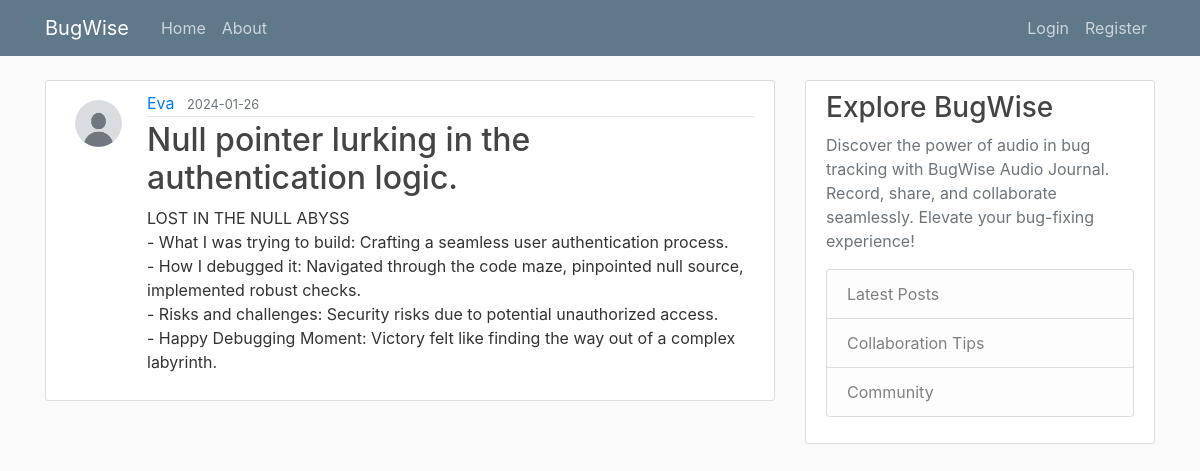
Screenshot of /post/8 with the database file from the repository.
### audio_journal/models.py (models this page shows, shortened)
class User(db.Model, UserMixin):
    id = db.Column(db.Integer, primary_key=True)
    username = db.Column(db.String(20), unique=True, nullable=False)
    email = db.Column(db.String(120), unique=True, nullable=False)
    image_file = db.Column(db.String(20), nullable=False,
                           default='default.jpg')
    password = db.Column(db.String(60), nullable=False)
    posts = db.relationship('Post', backref='author', lazy=True)

class Post(db.Model):
    id = db.Column(db.Integer, primary_key=True)
    title = db.Column(db.String(100), nullable=False)
    date_posted = db.Column(db.DateTime, nullable=False,
                            default=datetime.utcnow)
    content = db.Column(db.Text, nullable=False)
    audio_data = db.Column(db.String(255), nullable=True)  # New field for audio data
    user_id = db.Column(db.Integer, db.ForeignKey('user.id'), nullable=False)

### audio_journal/routes.py (the view)
@app.route("/post/<int:post_id>")
def post(post_id):
    post = Post.query.get_or_404(post_id)
    return render_template("post.html", title=post.title, post=post)

### audio_journal/templates/post.html (shortened to what this page needs)
{% extends "layout.html" %}
{% block content %}
    <article class="media content-section">
        <img class="rounded-circle article-img" src="{{ url_for('static', filename='profile_pics/' + post.author.image_file) }}" alt="User image attached to a post">
        <div class="media-body">
            <div class="article-metadata">
                <a class="mr-2" href="{{ url_for('user_posts', username=post.author.username) }}">{{ post.author.username }}</a>
                <small class="text-muted">{{ post.date_posted.strftime("%Y-%m-%d") }}</small>
            </div>
            <h2 class="article-title">{{ post.title }}</h2>
            <p class="article-content">{{ post.content }}</p>
        </div>
    </article>
{% endblock content %}

### audio_journal/static/main.css (style rules this page uses)
body { background: #fafafa; color: #333333; margin-top: 5rem; }
h1, h2, h3, h4, h5, h6 { color: #444444; }
.content-section { background: #ffffff; padding: 10px 20px; border: 1px solid #dddddd; border-radius: 3px; margin-bottom: 20px; }
.article-title { color: #444444; }
.article-content { white-space: pre-line; }
.article-img { height: 65px; width: 65px; margin-right: 16px; }
.article-metadata { padding-bottom: 1px; margin-bottom: 4px; border-bottom: 1px solid #e3e3e3 }

### rows the page displays
User: image_file (placeholder picture), author.username "Eva"
Post: date_posted "2024-01-26", title "Null pointer lurking in the authentication logic.", content "LOST IN THE NULL ABYSS - What I was trying to build: Crafting a seamless user authentication process. - How I debugged it: Navigated through the code maze, pinpointed null source, implemented robust checks. - Risks and challenges: Security risks due to potential unauthorized access. - Happy Debugging Moment: Victory felt like finding the way out of a complex labyrinth."
